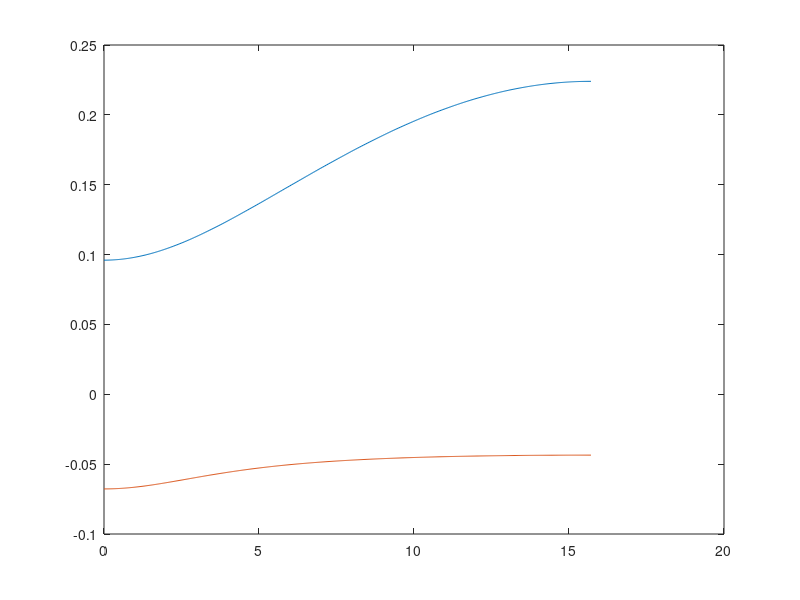

Reproduce this figure in MATLAB. (Note: this script raises an error after producing the figure.)
u = 0:pi/100:5*pi;
Vlin = (0.7424E0+(-0.512E0).*cos(u.*0.2)).^(1/2).*((-0.145E1)+0.1E1.*cos(u.*0.2)).^(-3).*((-0.609725E0)+0.12615E1.*cos(u.*0.2)+(-0.87E0).*cos(u.*0.2).^2+0.2E0.*cos(u.*0.2).^3);
Vang = ((-0.145E1)+0.1E1.*cos(u.*0.2)).^(-3).*(0.233724E0+0.89535E-1.*cos(u.*0.2).^2+0.563993E-17.*cos(u.*0.2).^4+(-0.84599E-17).*cos(u.*0.2).^5+(-0.89535E-1).*sin(u.*0.2).^2+0.563993E-17.*sin(u.*0.2).^4+cos(u.*0.2).^3.*((-0.9525E-2)+0.84599E-16.*sin(u.*0.2).^2)+cos(u.*0.2).*((-0.307562E0)+0.28575E-1.*sin(u.*0.2).^2+(-0.422995E-16).*sin(u.*0.2).^4)+(-0.84599E-17).*sin(2.*u).^2);

plot(u,Vlin,u,Vang)

yyaxis left
title('Linear Velocity and Angular Velocity')
xlabel('time(s)')
ylabel('Linear Velocity (m/s)')

yyaxis right
ylabel('Angular Velocity (rad/s)')
legend({'Linear Velocity','Angular Velocity'},'Location','southwest')

text(1,0.2,'The negative angular velocity represents clockwise motion.')